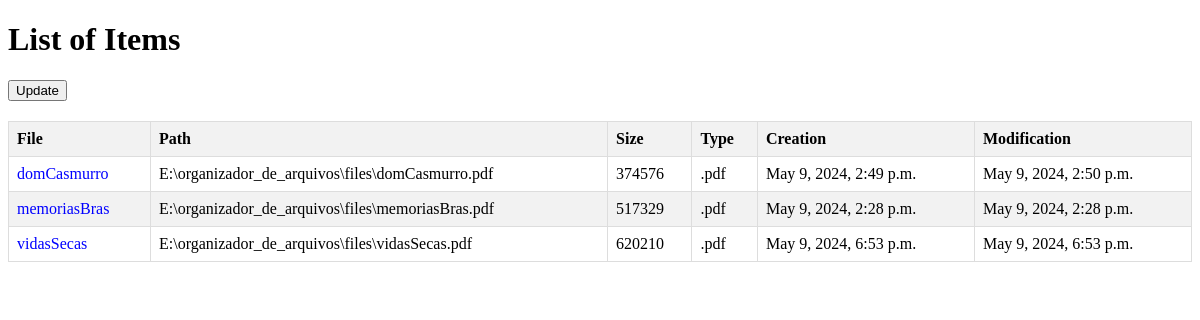
The app's page /, older data.
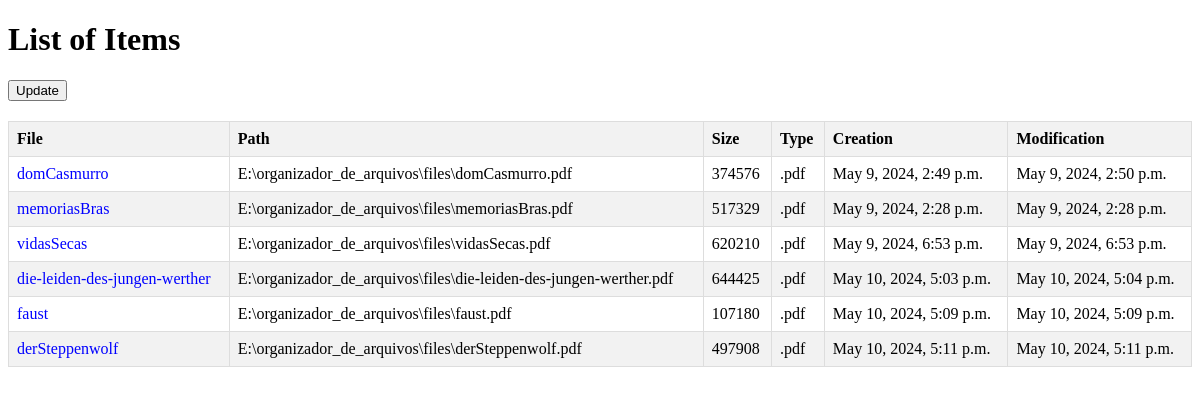
The same page, newer data.
### catalogo/models.py (models this page shows, shortened)
class File(models.Model):
  numeric_id = models.AutoField(primary_key= True)
  path = models.CharField(max_length=200,unique=True)
  name = models.CharField(max_length=200)
  size = models.IntegerField()
  type = models.CharField(max_length=10)
  creation_time = models.DateTimeField()
  modification_time = models.DateTimeField()
  persons = models.ManyToManyField(Person, related_name='files',blank=True)
  themes = models.ManyToManyField(Theme, related_name='files',blank=True)

### catalogo/views.py (the view)
# urls.py: path("", views.index, name="index"),
def index(request):
  template = loader.get_template("catalogo/index.html")
  files = File.objects.all()
  values = {
    'files': files
  }
  return HttpResponse(template.render(values, request))

### catalogo/templates/catalogo/index.html (shortened to what this page needs)
<!DOCTYPE html>
<html lang="en">
<head>
</head>
<body>
    <h1>List of Items</h1>
    <button onclick="update()" id="update">Update</button>
    <table>
        <thead>
            <tr>
                <th>File</th>
                <th>Path</th>
                <th>Size</th>
                <th>Type</th>
                <th>Creation</th>
                <th>Modification</th>
            </tr>
        </thead>
        <tbody>
            {% for file in files %}
            <tr>
                <td><a href="/catalogo/file/{{ file.numeric_id }}/">{{ file.name }}</a></td>
                <td>{{file.path}}</td>
                <td>{{file.size}}</td>
                <td>{{file.type}}</td>
                <td>{{file.creation_time}}</td>
                <td>{{file.modification_time}}</td>
            </tr>
            {% endfor %}
        </tbody>
    </table>
    {% load static %}
</body>

### catalogo/templates/catalogo/index.html (style rules this page uses)
table { width: 100%; border-collapse: collapse; margin-top: 20px; }
th, td { border: 1px solid #ddd; padding: 8px; text-align: left; }
th { background-color: #f2f2f2; }
tr:nth-child(even) { background-color: #f2f2f2; }
a { text-decoration: none; color: blue; }

Row changes from the older to the newer data that the page shows:
added File: name "die-leiden-des-jungen-werther", path "E:\\organizador_de_arquivos\\files\\die-leiden-des-jungen-werther.pdf", size "644425", type ".pdf", creation_time "May 10, 2024, 5:03 p.m.", modification_time "May 10, 2024, 5:04 p.m."
added File: name "faust", path "E:\\organizador_de_arquivos\\files\\faust.pdf", size "107180", type ".pdf", creation_time "May 10, 2024, 5:09 p.m.", modification_time "May 10, 2024, 5:09 p.m."
added File: name "derSteppenwolf", path "E:\\organizador_de_arquivos\\files\\derSteppenwolf.pdf", size "497908", type ".pdf", creation_time "May 10, 2024, 5:11 p.m.", modification_time "May 10, 2024, 5:11 p.m."
